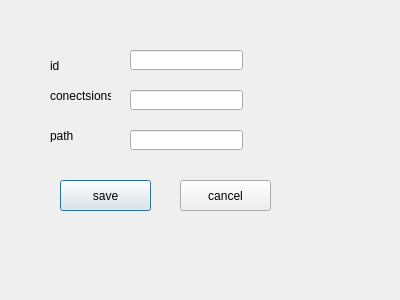
<?xml version="1.0" encoding="UTF-8"?>
<ui version="4.0">
 <class>PopupDialog</class>
 <widget class="QDialog" name="PopupDialog">
  <property name="geometry">
   <rect>
    <x>0</x>
    <y>0</y>
    <width>400</width>
    <height>300</height>
   </rect>
  </property>
  <property name="windowTitle">
   <string>Dialog</string>
  </property>
  <widget class="QLabel" name="label">
   <property name="geometry">
    <rect>
     <x>50</x>
     <y>50</y>
     <width>61</width>
     <height>31</height>
    </rect>
   </property>
   <property name="text">
    <string>id</string>
   </property>
  </widget>
  <widget class="QLabel" name="label_2">
   <property name="geometry">
    <rect>
     <x>50</x>
     <y>80</y>
     <width>61</width>
     <height>31</height>
    </rect>
   </property>
   <property name="text">
    <string>conectsions</string>
   </property>
  </widget>
  <widget class="QLineEdit" name="lineEdit">
   <property name="geometry">
    <rect>
     <x>130</x>
     <y>50</y>
     <width>113</width>
     <height>20</height>
    </rect>
   </property>
  </widget>
  <widget class="QLineEdit" name="lineEdit_2">
   <property name="geometry">
    <rect>
     <x>130</x>
     <y>90</y>
     <width>113</width>
     <height>20</height>
    </rect>
   </property>
  </widget>
  <widget class="QPushButton" name="pushButton">
   <property name="geometry">
    <rect>
     <x>60</x>
     <y>180</y>
     <width>91</width>
     <height>31</height>
    </rect>
   </property>
   <property name="text">
    <string>save</string>
   </property>
  </widget>
  <widget class="QPushButton" name="pushButton_2">
   <property name="geometry">
    <rect>
     <x>180</x>
     <y>180</y>
     <width>91</width>
     <height>31</height>
    </rect>
   </property>
   <property name="text">
    <string>cancel</string>
   </property>
  </widget>
  <widget class="QLabel" name="label_3">
   <property name="geometry">
    <rect>
     <x>50</x>
     <y>130</y>
     <width>37</width>
     <height>12</height>
    </rect>
   </property>
   <property name="text">
    <string>path</string>
   </property>
  </widget>
  <widget class="QLineEdit" name="lineEdit_3">
   <property name="geometry">
    <rect>
     <x>130</x>
     <y>130</y>
     <width>113</width>
     <height>20</height>
    </rect>
   </property>
  </widget>
 </widget>
 <resources/>
 <connections/>
</ui>
